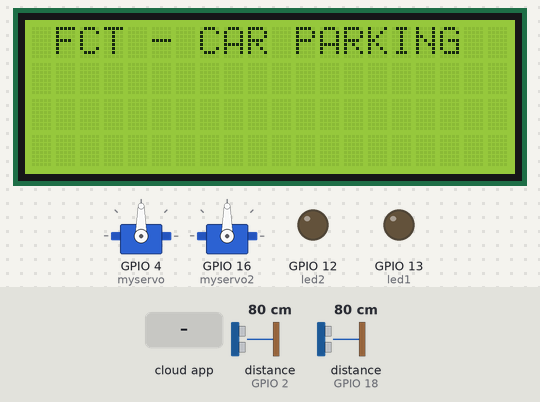
This sketch was run on a simulated ESP32. Parts: 20×4 character LCD, 2 × servo, output pins drawn as LEDs (lit = HIGH). Wiring (inferred from the names in the program): 2 × ultrasonic range finder: trigger GPIO 0, echo GPIO 2 / trigger GPIO 5, echo GPIO 18. The test bench sets the inputs (shaded band); at power-on: distance to the obstacle (sensors on GPIO 18, GPIO 2) 80 cm. The echo pulse lasts 58.3 µs per cm; WiFi joins after 1.5 s; servers stay silent unless stated; the Firebase database answers and starts empty; pins used as bus, display or sensor lines are not drawn; what the sketch prints to the serial monitor is not drawn.

Above: at 2.6 s.
At 3.7 s:
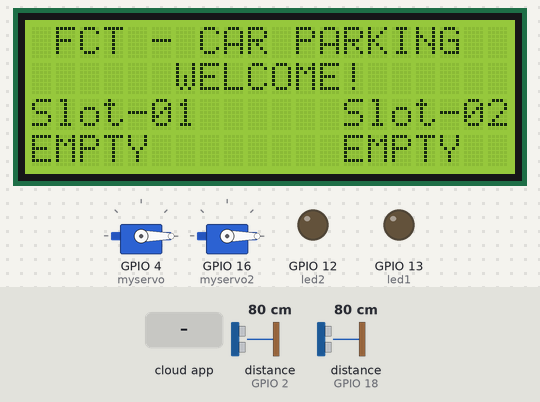
3.8 s: the phone or cloud app sets QR to 1
At 9.5 s:
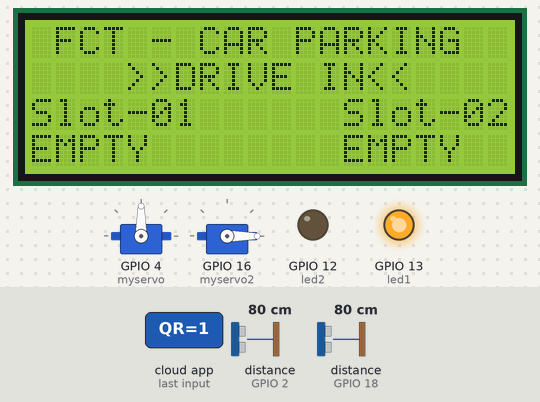
9.9 s: distance to the obstacle (sensor on GPIO 18) set to 5 cm
14.1 s: distance to the obstacle (sensor on GPIO 18) set to 2 cm
At 16.7 s:
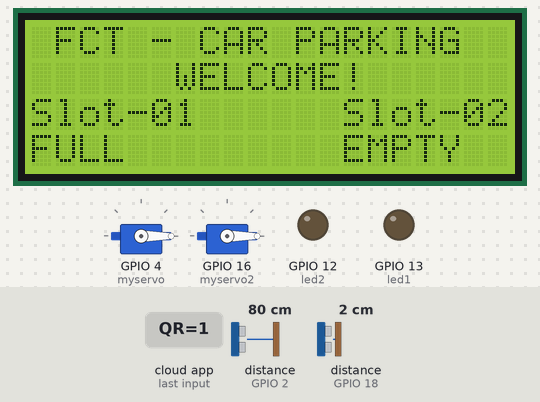
17.2 s: distance to the obstacle (sensor on GPIO 2) set to 5 cm
18.7 s: distance to the obstacle (sensor on GPIO 2) set to 2 cm
At 19.8 s:
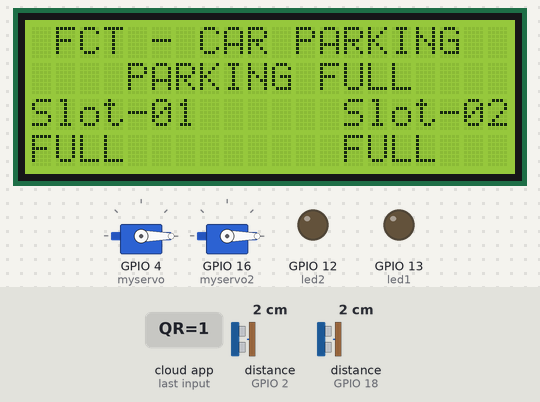
20.3 s: distance to the obstacle (sensor on GPIO 18) set to 4 cm
At 22.2 s:
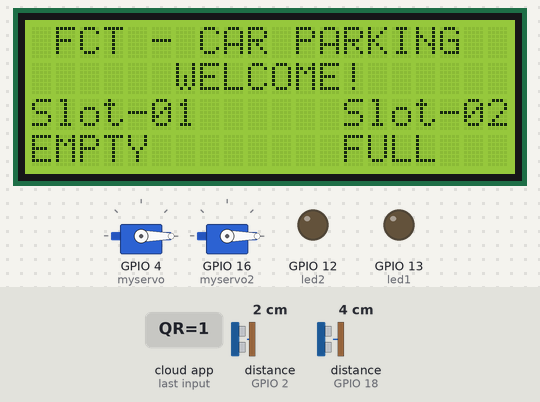
Timing chart, 0 to 23.3 s (numbered marks = the images above; inputs shaded):
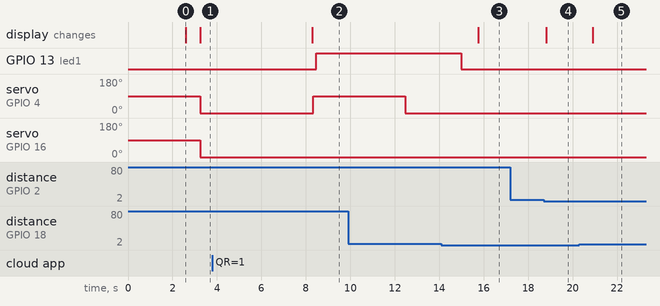

Measured:
- the behaviour switches between 4 and 3 cm on distance to the obstacle (sensor on GPIO 18) (found by bisection; images 2 and 3)
- the behaviour switches between 4 and 3 cm on distance to the obstacle (sensor on GPIO 2) (found by bisection; images 3 and 4)
- after the input at 3.8 s, GPIO 13 (led1): LOW → HIGH after 4.7 s; servo on GPIO 4 (myservo): 0° → 90° after 4.5 s; the display: changes after 4.5 s (image 2)
- after the input at 14.1 s, GPIO 13 (led1): HIGH → LOW after 0.88 s; the display: changes after 1.7 s (image 3)
- after the input at 17.2 s, every drawn part: stays the same
- after the input at 18.7 s, the display: changes after 0.11 s (image 4)
- after the input at 20.3 s, the display: changes after 0.60 s (image 5)
- what the display in image 0 shows lasts 0.7 s, from 2.6 s to 3.3 s

The sketch:

Smart-VMS.ino
```cpp
#include <WiFi.h>
#include <ESP32Servo.h>
#include <Firebase_ESP_Client.h>
#include "addons/TokenHelper.h"
#include "addons/RTDBHelper.h"
#include <LiquidCrystal_I2C.h>


const char* ssid = "xxxxxx"; //Wifi SSID
const char* password = "xxxxxxxxx"; //Wifi Password
#define API_KEY "AIzaSyDD1L5LqzJW-A9pz60LX5A8iQaoHKLXkK4"
#define DATABASE_URL "https://parking-9e566-default-rtdb.firebaseio.com"
#define SOUND_SPEED 0.034
int lcdColumns = 20;
int lcdRows = 4;

FirebaseData fbdo;
FirebaseAuth auth;
FirebaseConfig config;
unsigned long sendDataPrevMillis = 0;
int count = 0;
bool signupOK = false;

int QRValue;
int S1Value;
int S2Value;
int G1Value;

Servo myservo;
Servo myservo2;

LiquidCrystal_I2C lcd(0x27, lcdColumns, lcdRows);

long duration;
float distanceCm;
const int trig1 = 5;
const int echo1 = 18;
const int trig2 = 0;
const int echo2 = 2;

int led1 = 13;
int led2 = 12;


void get_network_info() {
  if (WiFi.status() == WL_CONNECTED) {
    Serial.print("ESP32 Connected To ");
    Serial.println(ssid);
    Serial.println("BSSID :       " + WiFi.BSSIDstr());
    Serial.print("Gateway IP :  ");
    Serial.println(WiFi.gatewayIP());
    Serial.print("Subnet Mask : ");
    Serial.println(WiFi.subnetMask());
    Serial.println((String)"RSSI :       " + WiFi.RSSI() + " dB");
    Serial.print("ESP32 IP :    ");
    Serial.println(WiFi.localIP());
  }
}

void setup() {

  Serial.begin(115200);
  delay(1000);
  WiFi.begin(ssid, password);
  Serial.println("\nConnecting");

  while (WiFi.status() != WL_CONNECTED) {
    Serial.print(".");
    delay(100);
  }
  Serial.println("\nConnected to the WiFi network");
  get_network_info();

  config.api_key = API_KEY;
  config.database_url = DATABASE_URL;

  if (Firebase.signUp(&config, &auth, "", "")) {
    Serial.println("ok");
    signupOK = true;
  }
  else {
    Serial.printf("%s\n", config.signer.signupError.message.c_str());
  }
  config.token_status_callback = tokenStatusCallback;

  Firebase.begin(&config, &auth);
  Firebase.reconnectWiFi(true);

  lcd.init();
  lcd.backlight();
  myservo.attach(4);
  myservo2.attach(16);
  pinMode(trig1, OUTPUT);
  pinMode(echo1, INPUT);
  pinMode(trig2, OUTPUT);
  pinMode(echo2, INPUT);
  pinMode(led1, OUTPUT);
  pinMode(led2, OUTPUT);
  digitalWrite(led1, LOW);
  digitalWrite(led2, LOW);
}

float ultrasonic(int trig, int echo) {
  digitalWrite(trig, LOW);
  delayMicroseconds(2);
  digitalWrite(trig, HIGH);
  delayMicroseconds(10);
  digitalWrite(trig, LOW);
  duration = pulseIn(echo, HIGH);
  distanceCm = duration * SOUND_SPEED / 2;
  if (distanceCm != 0.0) {
    if (distanceCm > 3.0) {
      return true;
    } else {
      return false;
    }
  }
}


void loop() {
  lcd.setCursor(0, 0);
  lcd.print(" FCT - CAR PARKING");


  if (Firebase.ready() && signupOK && (millis() - sendDataPrevMillis > 5000 || sendDataPrevMillis == 0)) {
    sendDataPrevMillis = millis();
    if (Firebase.RTDB.getInt(&fbdo, "/QR")) {
      if (fbdo.dataType() == "int") {
        QRValue = fbdo.intData();
        Serial.println(QRValue);
      }
    }
    else {
      Serial.println(fbdo.errorReason());
    }

    if (Firebase.RTDB.getInt(&fbdo, "/Slot1")) {
      if (fbdo.dataType() == "int") {
        S1Value = fbdo.intData();
        Serial.println(S1Value);
      }
    }
    else {
      Serial.println(fbdo.errorReason());
    }

    if (Firebase.RTDB.getInt(&fbdo, "/Slot2")) {
      if (fbdo.dataType() == "int") {
        S2Value = fbdo.intData();
        Serial.println(S2Value);
      }
    }
    else {
      Serial.println(fbdo.errorReason());
    }
    if (Firebase.RTDB.getInt(&fbdo, "/Gate2")) {
      if (fbdo.dataType() == "int") {
        G1Value = fbdo.intData();
        Serial.println(G1Value);
      }
    }
    else {
      Serial.println(fbdo.errorReason());
    }
  }


  //lcd.clear();

  if ((!ultrasonic(trig1, echo1) || S1Value == 1) && (!ultrasonic(trig2, echo2) || S2Value == 1)) {
    lcd.setCursor(0, 1);
    lcd.print("    PARKING FULL    ");
  } else if (QRValue == 0) {
    lcd.setCursor(0, 1);
    lcd.print("      WELCOME!      ");
  } else {
    lcd.setCursor(0, 1);
    lcd.print("    >>DRIVE IN<<    ");
  }

  if (!ultrasonic(trig1, echo1)) {
    lcd.setCursor(0, 3);
    lcd.print("FULL  ");
  } else if (S1Value == 1) {
    lcd.setCursor(0, 3);
    lcd.print("BOOKED");
  } else {
    lcd.setCursor(0, 3);
    lcd.print("EMPTY ");
  }

  if (!ultrasonic(trig2, echo2)) {
    lcd.setCursor(13, 3);
    lcd.print("FULL  ");
  } else if (S2Value == 1) {
    lcd.setCursor(13, 3);
    lcd.print("BOOKED");
  } else {
    lcd.setCursor(13, 3);
    lcd.print("EMPTY ");
  }

  lcd.setCursor(0, 2);
  lcd.print("Slot-01");
  lcd.setCursor(13, 2);
  lcd.print("Slot-02");


  //QR Pass
  if (S1Value == 0 && QRValue == 1 && ultrasonic(trig1, echo1)) {
    myservo.write(90);
    Firebase.RTDB.setInt(&fbdo, "/QR", 0);
    digitalWrite(led1, HIGH);
    delay(4000);
    myservo.write(0);
    while (ultrasonic(trig1, echo1)) {
      digitalWrite(led1, HIGH);
      delay(500);
    }
    delay(500);
    digitalWrite(led1, LOW);

  } else if (S2Value == 0 && QRValue == 1 && ultrasonic(trig2, echo2)) {
    myservo.write(90);
    Firebase.RTDB.setInt(&fbdo, "/QR", 0);
    digitalWrite(led2, HIGH);
    delay(4000);
    myservo.write(0);
    while (ultrasonic(trig2, echo2)) {
      digitalWrite(led2, HIGH);
      delay(500);
    }
    delay(500);
    digitalWrite(led2, LOW);

    //Bookings
  } else if (QRValue == 11) {
    myservo.write(90);
    Firebase.RTDB.setInt(&fbdo, "/QR", 0);
    digitalWrite(led1, HIGH);
    delay(4000);
    myservo.write(0);
    while (ultrasonic(trig1, echo1)) {
      digitalWrite(led1, HIGH);
      delay(500);
    }
    delay(500);
    digitalWrite(led1, LOW);
  } else if (QRValue == 12) {
    myservo.write(90);
    Firebase.RTDB.setInt(&fbdo, "/QR", 0);
    digitalWrite(led2, HIGH);
    delay(4000);
    myservo.write(0);
    while (ultrasonic(trig2, echo2)) {
      digitalWrite(led2, HIGH);
      delay(500);
    }
    delay(500);
    digitalWrite(led2, LOW);
  } else {
    myservo.write(0);
    digitalWrite(led1, LOW);
    digitalWrite(led2, LOW);
  }

  if (G1Value == 1) {
    myservo2.write(90);
    Firebase.RTDB.setInt(&fbdo, "/Gate2", 0);
    delay(4000);
    myservo2.write(0);
  } else {
    myservo2.write(0);
  }

  //Serial.println(ultrasonic(trig1, echo1));
  //Serial.println(ultrasonic(trig2, echo2));
  delay(100);
}
```
